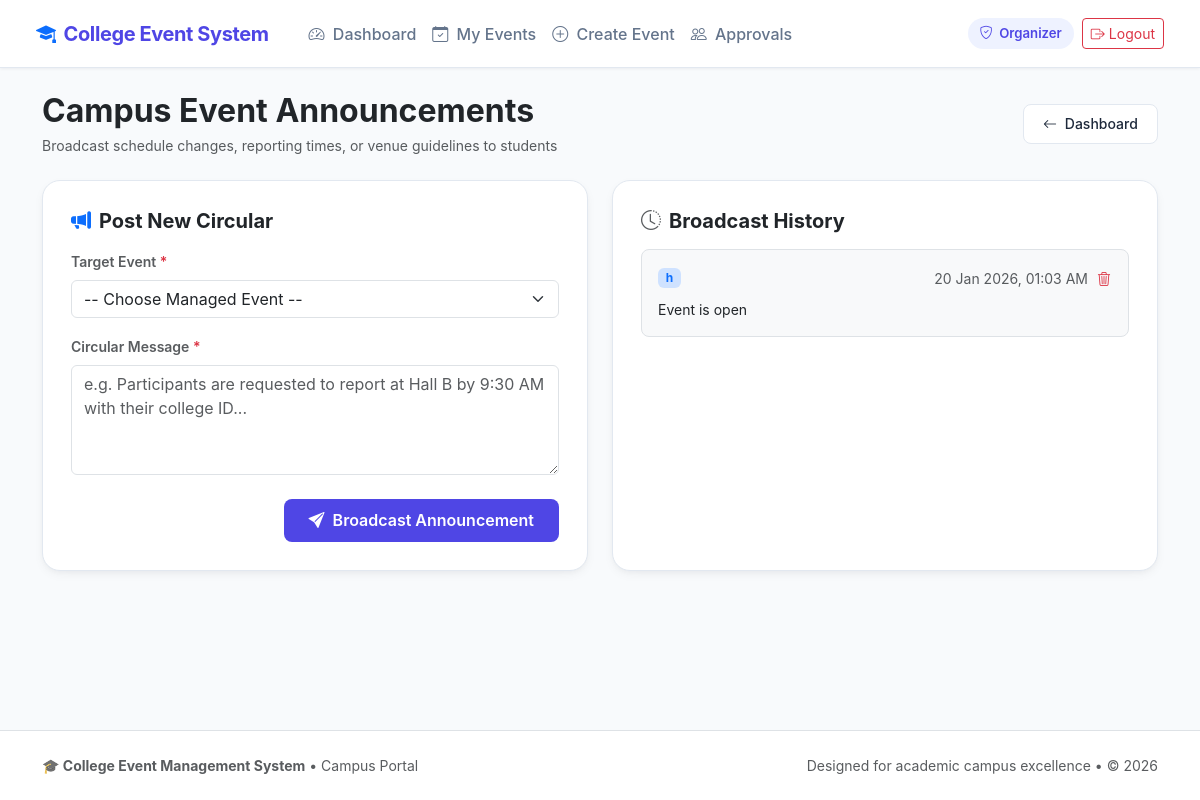
The app's page /post_announcement.php (signed in) with its own data.
### tables this page shows
CREATE TABLE `announcements` (
  `id` int(11) NOT NULL,
  `event_id` int(11) NOT NULL,
  `message` text NOT NULL,
  `created_at` datetime DEFAULT current_timestamp()
);

CREATE TABLE `events` (
  `id` int(11) NOT NULL,
  `title` varchar(150) NOT NULL,
  `description` text DEFAULT NULL,
  `event_date` date NOT NULL,
  `venue` varchar(100) DEFAULT NULL,
  `created_by` int(11) NOT NULL,
  `status` enum('open','closed','completed') DEFAULT 'open'
);

### includes/helpers.php (called while the page is built, shortened)
<?php
function e($value) {
    return htmlspecialchars($value ?? '', ENT_QUOTES, 'UTF-8');
}

### post_announcement.php (the view, shortened to what this page needs)
<?php
require_once __DIR__ . '/includes/db.php';
require_once __DIR__ . '/includes/helpers.php';
$uid = (int)$_SESSION['user_id'];
$ev_stmt = mysqli_prepare($conn, "SELECT id, title, event_date FROM events WHERE created_by = ? ORDER BY event_date DESC");
mysqli_stmt_bind_param($ev_stmt, "i", $uid);
mysqli_stmt_execute($ev_stmt);
$my_events = mysqli_stmt_get_result($ev_stmt);
$recent_stmt = mysqli_prepare($conn, "
    SELECT a.id, a.message, a.created_at, e.title as event_title
    FROM announcements a
    JOIN events e ON a.event_id = e.id
    WHERE e.created_by = ?
    ORDER BY a.created_at DESC
");
mysqli_stmt_bind_param($recent_stmt, "i", $uid);
mysqli_stmt_execute($recent_stmt);
$recent_announcements = mysqli_stmt_get_result($recent_stmt);
include __DIR__ . '/includes/header.php';
include __DIR__ . '/includes/navbar.php';
?>
<div class="container py-4">
    <div class="d-flex flex-column flex-md-row justify-content-between align-items-md-center gap-3 mb-4">
        <div>
            <h2 class="fw-bold tracking-tight text-dark mb-1">Campus Event Announcements</h2>
            <p class="text-muted small mb-0">Broadcast schedule changes, reporting times, or venue guidelines to students</p>
        </div>
        <a href="organizer_dashboard.php" class="btn btn-sm btn-cems-secondary">
            <i class="bi bi-arrow-left me-1"></i> Dashboard
        </a>
    </div>
    <div class="row g-4">
        <div class="col-lg-6">
            <div class="cems-card">
                <h5 class="fw-bold text-dark mb-3"><i class="bi bi-megaphone-fill text-primary me-2"></i>Post New Circular</h5>
                <?php if ($my_events && mysqli_num_rows($my_events) > 0): ?>
                    <form method="post" action="post_announcement.php" novalidate>
                        <div class="mb-3">
                            <label class="form-label fw-semibold small text-muted">Target Event <span class="text-danger">*</span></label>
                            <select name="event_id" class="form-select" required>
                                <option value="">-- Choose Managed Event --</option>
                            </select>
                        </div>
                        <div class="mb-4">
                            <label class="form-label fw-semibold small text-muted">Circular Message <span class="text-danger">*</span></label>
                            <textarea name="message" class="form-control" rows="4"
                                      placeholder="e.g. Participants are requested to report at Hall B by 9:30 AM with their college ID..." required></textarea>
                        </div>
                        <div class="d-flex justify-content-end">
                            <button type="submit" name="post_announcement" class="btn btn-cems-primary px-4 d-inline-flex align-items-center gap-2">
                                <i class="bi bi-send-fill"></i> Broadcast Announcement
                            </button>
                        </div>
                    </form>
                <?php endif; ?>
            </div>
        </div>
        <div class="col-lg-6">
            <div class="cems-card h-100">
                <h5 class="fw-bold text-dark mb-3"><i class="bi bi-clock-history text-muted me-2"></i>Broadcast History</h5>
                <?php if ($recent_announcements && mysqli_num_rows($recent_announcements) > 0): ?>
                    <div class="d-flex flex-column gap-3">
                        <?php while ($a = mysqli_fetch_assoc($recent_announcements)): ?>
                            <div class="p-3 border rounded-3 bg-light position-relative">
                                <div class="d-flex justify-content-between align-items-center mb-1">
                                    <span class="badge bg-primary-subtle text-primary fw-bold">
                                        <?php echo e($a['event_title']); ?>
                                    </span>
                                    <div class="d-flex align-items-center gap-2">
                                        <span class="text-muted small">
                                            <?php echo date("d M Y, h:i A", strtotime($a['created_at'])); ?>
                                        </span>
                                        <form method="post" action="post_announcement.php" class="d-inline" onsubmit="return confirm('Delete this announcement?');">
                                            <button type="submit" name="delete_announcement" class="btn btn-sm btn-link text-danger p-0" title="Delete Announcement">
                                                <i class="bi bi-trash3"></i>
                                            </button>
                                        </form>
                                    </div>
                                </div>
                                <div class="text-dark small mt-2"><?php echo nl2br(e($a['message'])); ?></div>
                            </div>
                        <?php endwhile; ?>
                    </div>
                <?php endif; ?>
            </div>
        </div>
    </div>
</div>
<?php
include __DIR__ . '/includes/footer.php';
?>

### assets/css/theme.css (style rules this page uses)
:root { --c-primary: #4f46e5; --c-primary-hover: #4338ca; --c-primary-subtle: #eef2ff; --c-primary-border: #c7d2fe; --c-secondary: #0ea5e9; --c-secondary-subtle: #f0f9ff; --c-accent-coral: #f43f5e; --c-accent-coral-subtle: #fff1f2; --c-accent-amber: #f59e0b; --c-accent-amber-subtle: #fffbeb; --c-accent-emerald: #10b981; --c-accent-emerald-subtle: #ecfdf5; --c-dark: #0f172a; --c-text-main: #1e293b; --c-text-muted: #64748b; --c-border: #e2e8f0; --c-border-light: #f1f5f9; --c-bg: #f8fafc; --c-surface: #ffffff; --c-surface-card: #ffffff; --font-sans: 'Inter', system-ui, -apple-system, BlinkMacSystemFont, 'Segoe UI', Roboto, sans-serif; --radius-sm: 8px; --radius-md: 12px; --radius-lg: 18px; --radius-xl: 24px; --shadow-subtle: 0 1px 3px rgba(15, 23, 42, 0.06); --shadow-card: 0 4px 12px -2px rgba(15, 23, 42, 0.06), 0 2px 6px -2px rgba(15, 23, 42, 0.04); --shadow-hover: 0 12px 24px -4px rgba(15, 23, 42, 0.1), 0 4px 8px -4px rgba(15, 23, 42, 0.05); --t-standard: all 0.22s cubic-bezier(0.4, 0, 0.2, 1); }
body { font-family: var(--font-sans); background-color: var(--c-bg); color: var(--c-text-main); min-height: 100vh; display: flex; flex-direction: column; -webkit-font-smoothing: antialiased; }
.cems-card { background: var(--c-surface); border: 1px solid var(--c-border); border-radius: var(--radius-lg); padding: 1.75rem; box-shadow: var(--shadow-card); transition: var(--t-standard); }
.btn-cems-primary { background: var(--c-primary); color: white; border: 1px solid transparent; font-weight: 600; border-radius: var(--radius-sm); padding: 0.55rem 1.2rem; transition: var(--t-standard); }
.btn-cems-secondary { background: var(--c-surface); color: var(--c-text-main); border: 1px solid var(--c-border); font-weight: 500; border-radius: var(--radius-sm); padding: 0.55rem 1.2rem; transition: var(--t-standard); }

### records on screen
announcements: event.title "h", created_at "20 Jan 2026, 01:03 AM", message "Event is open"

### other values on screen
$role "Organizer"
